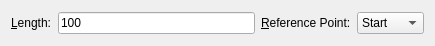
<?xml version="1.0" encoding="UTF-8"?>
<ui version="4.0">
 <class>LineHorizontal</class>
 <widget class="QWidget" name="LineHorizontal">
  <property name="geometry">
   <rect>
    <x>0</x>
    <y>0</y>
    <width>435</width>
    <height>46</height>
   </rect>
  </property>
  <layout class="QHBoxLayout">
   <item>
    <widget class="QLabel" name="LengthLabel">
     <property name="text">
      <string>&amp;Length:</string>
     </property>
     <property name="buddy">
      <cstring>Length</cstring>
     </property>
    </widget>
   </item>
   <item>
    <widget class="RMathLineEdit" name="Length">
     <property name="text">
      <string notr="true">100</string>
     </property>
    </widget>
   </item>
   <item>
    <widget class="QLabel" name="ReferencePointLabel">
     <property name="text">
      <string>&amp;Reference Point:</string>
     </property>
     <property name="buddy">
      <cstring>ReferencePoint</cstring>
     </property>
    </widget>
   </item>
   <item>
    <widget class="QComboBox" name="ReferencePoint">
     <item>
      <property name="text">
       <string>Start</string>
      </property>
     </item>
     <item>
      <property name="text">
       <string>Middle</string>
      </property>
     </item>
     <item>
      <property name="text">
       <string>End</string>
      </property>
     </item>
    </widget>
   </item>
  </layout>
 </widget>
 <customwidgets>
  <customwidget>
   <class>RMathLineEdit</class>
   <extends>QLineEdit</extends>
   <header>RMathLineEdit.h</header>
  </customwidget>
 </customwidgets>
 <resources/>
 <connections/>
</ui>
